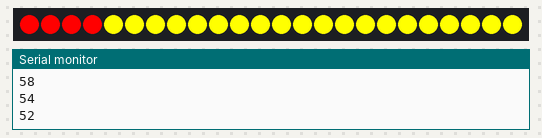
The sketch below on a simulated Arduino Uno, built with avr-gcc and run on an emulated ATmega328P. Shown: 24 RGB LEDs in strip order, left to right, the last lines printed to the serial monitor. Random numbers use the default seed unless the sketch sets one.

Above: at 1.26 s.
At 3.69 s:
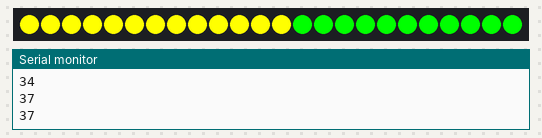
At 13.96 s:
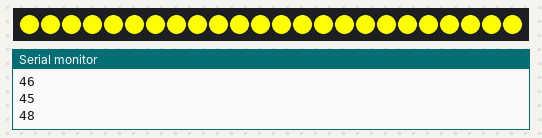
At 20.8 s:
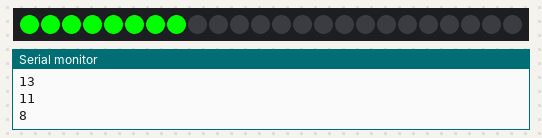
At 28.33 s:
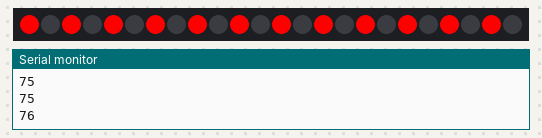
At 37.22 s:
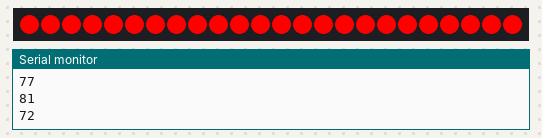

The sketch:

dispbar.ino
```cpp
#include <Wire.h>
#include <Adafruit_GFX.h>
#include "Adafruit_LEDBackpack.h"


Adafruit_24bargraph bar = Adafruit_24bargraph();

int i=0;
int j=40;

void setup() {
  Serial.begin(9600);
  Serial.println("HT16K33 Bi-Color Bargraph");

  bar.begin(0x70);  // pass in the address
  //for(i=0;i<24;i++){
    bar.clear();
  //}
  bar.writeDisplay();
}


void loop() {

    j+=random(9)-4;
    //Serial.print("value is: ");
    Serial.println(j);
    dispval(j);
    delay(50);//delay
    chkVal();
}

void chkVal(){
  if(j<-10){
    j=0;
    //Serial.println("RESET UP");
  }else if(j>80){
    j=72;
    //Serial.println("RESET DOWN");
  }


}

void dispval(int val){
  bar.clear();
  if(val>=1&&val<=24){
    for(i=0;i<val;i++){
      bar.setBar(i,LED_GREEN);
    }
    bar.writeDisplay();
  }else if(val>=25&&val<=48){
    for(i=0;i<24;i++){
      bar.setBar(i,LED_GREEN);
    }
    for(i=24;i<val;i++){
      bar.setBar(i-24,LED_YELLOW);
    }
    bar.writeDisplay();
  }else if(val>=49&&val<=72){
    for(i=0;i<24;i++){
      bar.setBar(i,LED_YELLOW);
    }
    for(i=48;i<val;i++){
      bar.setBar(i-48,LED_RED);
    }
    bar.writeDisplay();
  }else if(val<0){
    for(i=0;i<24;i+=2){
      bar.setBar(i,LED_GREEN);
    }
    bar.writeDisplay();
  }else if(val>72){
    for(i=0;i<24;i+=2){
      bar.setBar(i,LED_RED);
    }
    bar.writeDisplay();
  }else if(val==0){
    bar.clear();
  }
}
```
